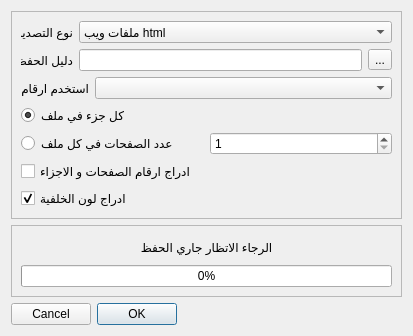
<?xml version="1.0" encoding="UTF-8"?>
<ui version="4.0">
 <class>Print</class>
 <widget class="QDialog" name="Print">
  <property name="geometry">
   <rect>
    <x>0</x>
    <y>0</y>
    <width>413</width>
    <height>336</height>
   </rect>
  </property>
  <property name="windowTitle">
   <string>تصدير كتاب</string>
  </property>
  <property name="windowIcon">
   <iconset resource="images.qrc">
    <normaloff>:/images/image/groupb.png</normaloff>:/images/image/groupb.png</iconset>
  </property>
  <layout class="QVBoxLayout" name="verticalLayout_3">
   <item>
    <widget class="QFrame" name="frame_2">
     <property name="frameShape">
      <enum>QFrame::StyledPanel</enum>
     </property>
     <property name="frameShadow">
      <enum>QFrame::Raised</enum>
     </property>
     <layout class="QVBoxLayout" name="verticalLayout_2">
      <item>
       <layout class="QHBoxLayout" name="horizontalLayout">
        <item>
         <widget class="QLabel" name="label_2">
          <property name="maximumSize">
           <size>
            <width>52</width>
            <height>16777215</height>
           </size>
          </property>
          <property name="text">
           <string>نوع التصدير</string>
          </property>
         </widget>
        </item>
        <item>
         <widget class="QComboBox" name="comboBox">
          <item>
           <property name="text">
            <string>ملفات ويب html</string>
           </property>
          </item>
          <item>
           <property name="text">
            <string>ملفات اوبن اوفيس اورج odf</string>
           </property>
          </item>
          <item>
           <property name="text">
            <string>ملفات الطباعة المحمولة pdf</string>
           </property>
          </item>
          <item>
           <property name="text">
            <string>ملفات epub</string>
           </property>
          </item>
          <item>
           <property name="text">
            <string>ملف qml</string>
           </property>
          </item>
         </widget>
        </item>
       </layout>
      </item>
      <item>
       <layout class="QHBoxLayout" name="horizontalLayout_2">
        <item>
         <widget class="QLabel" name="label">
          <property name="maximumSize">
           <size>
            <width>52</width>
            <height>16777215</height>
           </size>
          </property>
          <property name="text">
           <string>دليل الحفظ</string>
          </property>
         </widget>
        </item>
        <item>
         <widget class="QLineEdit" name="lineEdit"/>
        </item>
        <item>
         <widget class="QToolButton" name="toolButton">
          <property name="text">
           <string>...</string>
          </property>
         </widget>
        </item>
       </layout>
      </item>
      <item>
       <layout class="QHBoxLayout" name="horizontalLayout_4">
        <item>
         <widget class="QLabel" name="label_4">
          <property name="text">
           <string>استخدم ارقام</string>
          </property>
         </widget>
        </item>
        <item>
         <widget class="QComboBox" name="comboBoxNumber">
          <property name="sizePolicy">
           <sizepolicy hsizetype="Expanding" vsizetype="Fixed">
            <horstretch>0</horstretch>
            <verstretch>0</verstretch>
           </sizepolicy>
          </property>
         </widget>
        </item>
       </layout>
      </item>
      <item>
       <widget class="QRadioButton" name="radioButton_part">
        <property name="text">
         <string>كل جزء في ملف </string>
        </property>
        <property name="checked">
         <bool>true</bool>
        </property>
       </widget>
      </item>
      <item>
       <layout class="QHBoxLayout" name="horizontalLayout_3">
        <item>
         <widget class="QRadioButton" name="radioButton_nbr">
          <property name="text">
           <string>عدد الصفحات في كل ملف</string>
          </property>
         </widget>
        </item>
        <item>
         <widget class="QSpinBox" name="spinBox">
          <property name="minimum">
           <number>1</number>
          </property>
          <property name="maximum">
           <number>100</number>
          </property>
         </widget>
        </item>
       </layout>
      </item>
      <item>
       <widget class="QCheckBox" name="checkBox">
        <property name="text">
         <string>ادراج ارقام الصفحات و الاجزاء</string>
        </property>
       </widget>
      </item>
      <item>
       <widget class="QCheckBox" name="checkBox_bgr">
        <property name="text">
         <string>ادراج لون الخلفية</string>
        </property>
        <property name="checked">
         <bool>true</bool>
        </property>
       </widget>
      </item>
     </layout>
    </widget>
   </item>
   <item>
    <widget class="QFrame" name="frame">
     <property name="minimumSize">
      <size>
       <width>0</width>
       <height>60</height>
      </size>
     </property>
     <property name="frameShape">
      <enum>QFrame::StyledPanel</enum>
     </property>
     <property name="frameShadow">
      <enum>QFrame::Raised</enum>
     </property>
     <layout class="QVBoxLayout" name="verticalLayout">
      <item>
       <widget class="QLabel" name="label_3">
        <property name="text">
         <string>الرجاء الاتظار جاري الحفظ</string>
        </property>
        <property name="alignment">
         <set>Qt::AlignCenter</set>
        </property>
       </widget>
      </item>
      <item>
       <widget class="QProgressBar" name="progressBar">
        <property name="value">
         <number>0</number>
        </property>
       </widget>
      </item>
     </layout>
    </widget>
   </item>
   <item>
    <widget class="QDialogButtonBox" name="buttonBox">
     <property name="layoutDirection">
      <enum>Qt::RightToLeft</enum>
     </property>
     <property name="orientation">
      <enum>Qt::Horizontal</enum>
     </property>
     <property name="standardButtons">
      <set>QDialogButtonBox::Cancel|QDialogButtonBox::Ok</set>
     </property>
    </widget>
   </item>
  </layout>
 </widget>
 <resources>
  <include location="images.qrc"/>
 </resources>
 <connections>
  <connection>
   <sender>buttonBox</sender>
   <signal>rejected()</signal>
   <receiver>Print</receiver>
   <slot>reject()</slot>
   <hints>
    <hint type="sourcelabel">
     <x>217</x>
     <y>326</y>
    </hint>
    <hint type="destinationlabel">
     <x>321</x>
     <y>147</y>
    </hint>
   </hints>
  </connection>
 </connections>
</ui>
